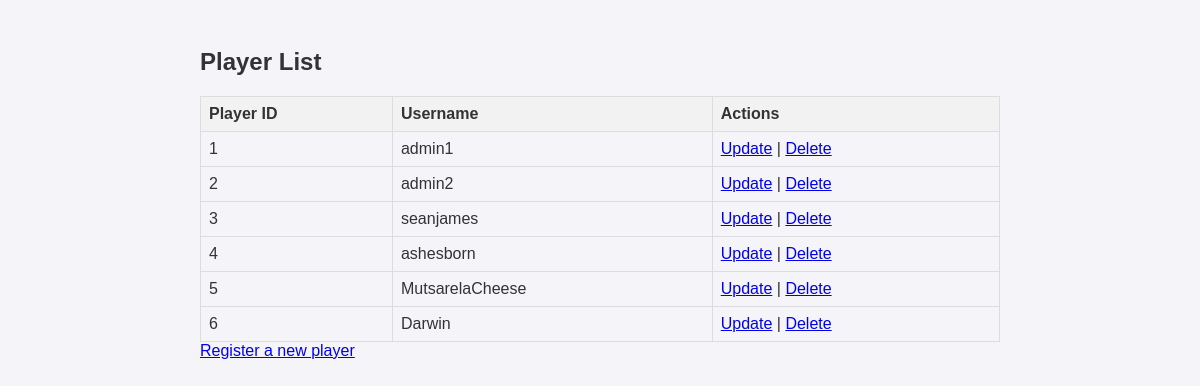
Screenshot of /accounts/players/ with the database file from the repository.
### accounts/models.py (models this page shows, shortened)
class Player(models.Model):
    playerID = models.AutoField(primary_key=True)
    username = models.CharField(max_length=100, unique=True)  # Ensure unique usernames
    password = models.CharField(max_length=128)  # Use enough space for hashed passwords
    profile_picture = models.ImageField(upload_to='profile_pics/', blank=True, null=True)

### accounts/views.py (the view)
# urls.py: path('players/', views.player_list, name='player_list'),  # List all players
def player_list(request):
    players = Player.objects.all()  # Get all players
    return render(request, 'player_list.html', {'players': players})

### accounts/templates/player_list.html (shortened to what this page needs)
<!DOCTYPE html>
<html lang="en">
<head>
</head>
<body>
    <div class="container">
        <h2>Player List</h2>
        <table>
            <thead>
                <tr>
                    <th>Player ID</th>
                    <th>Username</th>
                    <th>Actions</th>
                </tr>
            </thead>
            <tbody>
                {% for player in players %}
                <tr>
                    <td>{{ player.playerID }}</td>
                    <td>{{ player.username }}</td>
                    <td>
                        <a href="{% url 'update_player' player.playerID %}">Update</a> |
                        <a href="{% url 'delete_player' player.playerID %}">Delete</a>
                    </td>
                </tr>
                {% endfor %}
            </tbody>
        </table>
        <a href="{% url 'register' %}">Register a new player</a>
    </div>
</body>
</html>

### accounts/templates/player_list.html (style rules this page uses)
body { font-family: Arial, sans-serif; background-color: #f4f4f9; color: #333; }
.container { max-width: 800px; margin: 0 auto; padding: 20px; }
table { width: 100%; border-collapse: collapse; }
table, th, td { border: 1px solid #ddd; }
th, td { padding: 8px; text-align: left; }
th { background-color: #f2f2f2; }

### rows the page displays
Player: playerID "1", username "admin1"
Player: playerID "2", username "admin2"
Player: playerID "3", username "seanjames"
Player: playerID "4", username "ashesborn"
Player: playerID "5", username "MutsarelaCheese"
Player: playerID "6", username "Darwin"
